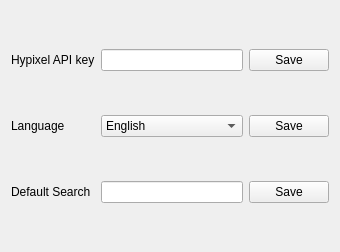
<?xml version="1.0" encoding="UTF-8"?>
<ui version="4.0">
 <class>Form</class>
 <widget class="QWidget" name="Form">
  <property name="geometry">
   <rect>
    <x>0</x>
    <y>0</y>
    <width>340</width>
    <height>252</height>
   </rect>
  </property>
  <property name="windowTitle">
   <string>Settings</string>
  </property>
  <layout class="QGridLayout" name="gridLayout">
   <item row="0" column="0">
    <widget class="QLabel" name="hypeKey">
     <property name="text">
      <string>Hypixel API key</string>
     </property>
    </widget>
   </item>
   <item row="0" column="1">
    <widget class="QLineEdit" name="apiEdit"/>
   </item>
   <item row="0" column="2">
    <widget class="QPushButton" name="saveApi">
     <property name="text">
      <string>Save</string>
     </property>
    </widget>
   </item>
   <item row="1" column="0">
    <widget class="QLabel" name="lang">
     <property name="text">
      <string>Language</string>
     </property>
    </widget>
   </item>
   <item row="1" column="1">
    <widget class="QComboBox" name="langEdit">
     <item>
      <property name="text">
       <string>English</string>
      </property>
     </item>
     <item>
      <property name="text">
       <string>Russian</string>
      </property>
     </item>
    </widget>
   </item>
   <item row="1" column="2">
    <widget class="QPushButton" name="saveLang">
     <property name="text">
      <string>Save</string>
     </property>
    </widget>
   </item>
   <item row="2" column="0">
    <widget class="QLabel" name="defNick">
     <property name="text">
      <string>Default Search</string>
     </property>
    </widget>
   </item>
   <item row="2" column="1">
    <widget class="QLineEdit" name="nickEdit"/>
   </item>
   <item row="2" column="2">
    <widget class="QPushButton" name="saveNick">
     <property name="text">
      <string>Save</string>
     </property>
    </widget>
   </item>
  </layout>
 </widget>
 <resources/>
 <connections/>
</ui>
